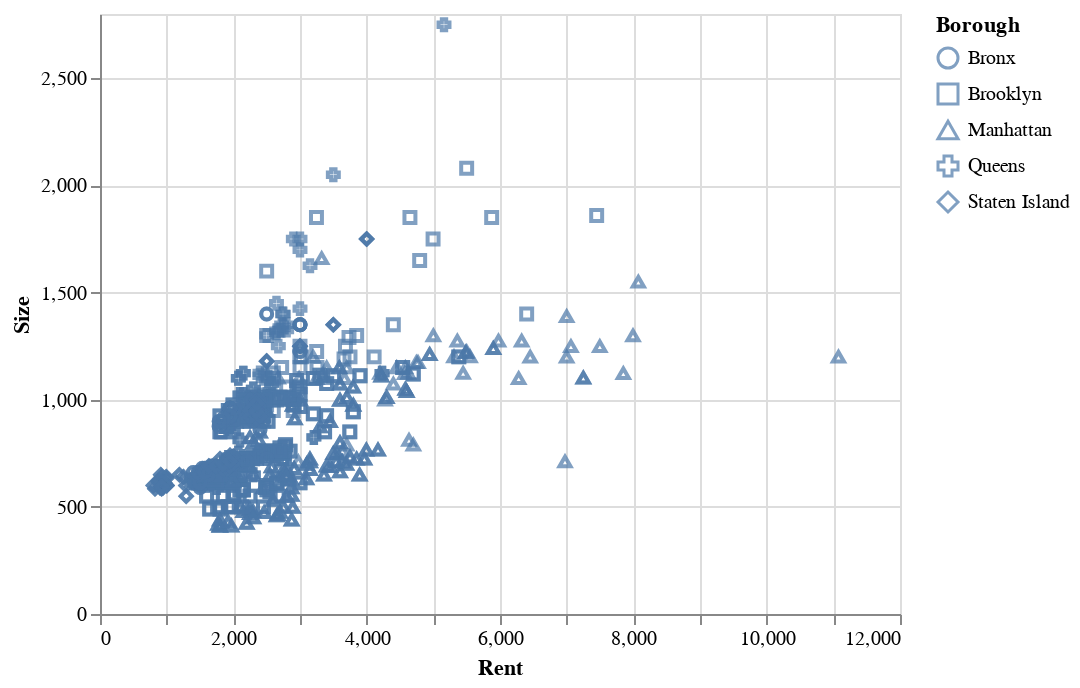

The notebook cell saved with this chart:
### Markdown cell above
# Data Visualization

### Code cell
Chart(df).mark_point().encode(x='Rent', y='Size',shape='Borough')

### Figure 1 — Vega-Lite specification as saved in the notebook (floating-point values rounded to 4 significant figures; data arrays with more than 128 entries replaced by an {"elided": "..."} marker saying what was removed)
{"config": {"view": {"continuousWidth": 400, "continuousHeight": 300}}, "data": {"name": "data-700e77bdaff4afc483d1a37e9259be5c"}, "mark": "point", "encoding": {"shape": {"field": "Borough", "type": "nominal"}, "x": {"field": "Rent", "type": "quantitative"}, "y": {"field": "Size", "type": "quantitative"}}, "$schema": "https://vega.github.io/schema/vega-lite/v4.17.0.json", "datasets": {"data-700e77bdaff4afc483d1a37e9259be5c": {"elided": "957 records"}}}
